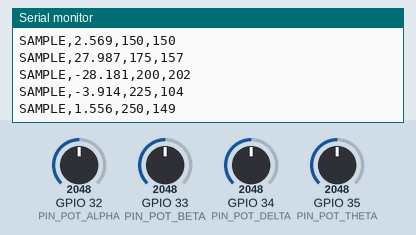
This sketch was run on a simulated ESP32. On the bench: the last lines printed to the serial monitor. The test bench sets the inputs (shaded band); at power-on: GPIO 32 (PIN_POT_ALPHA) = 2048, GPIO 33 (PIN_POT_BETA) = 2048, GPIO 34 (PIN_POT_DELTA) = 2048, GPIO 35 (PIN_POT_THETA) = 2048 (analog values on the 0–4095 scale). WiFi joins after 1.5 s; servers stay silent unless stated; random numbers use the default seed unless the sketch sets one.

Above: at 4.3 s.
4.4 s: GPIO 32 (PIN_POT_ALPHA) set to 2866
At 4.45 s:
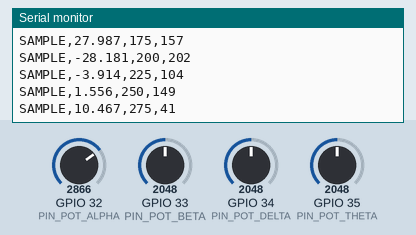
5.9 s: GPIO 33 (PIN_POT_BETA) set to 2866
At 6.01 s:
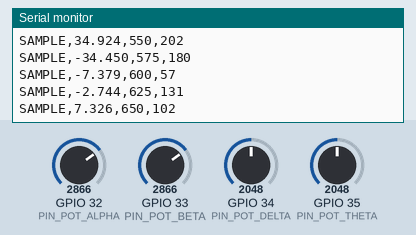
7.4 s: GPIO 34 (PIN_POT_DELTA) set to 2866
At 7.45 s:
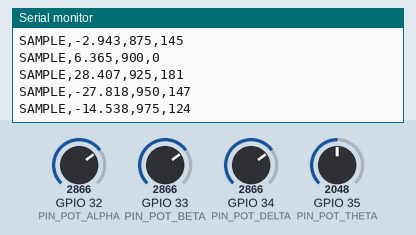
8.9 s: GPIO 35 (PIN_POT_THETA) set to 2866
At 9.0 s:
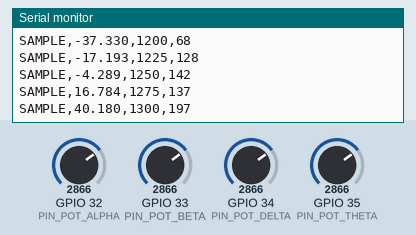
10.4 s: GPIO 32 (PIN_POT_ALPHA) set to 3972
At 10.44 s:
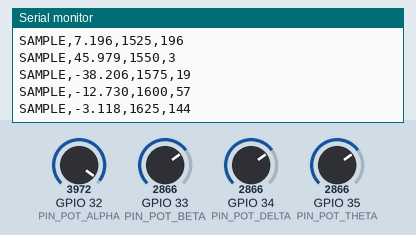
11.9 s: GPIO 33 (PIN_POT_BETA) set to 3972
At 12.0 s:
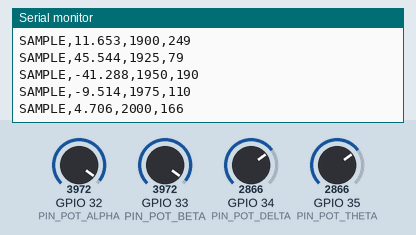
Timing chart, 0 to 14.4 s (numbered marks = the images above; inputs shaded):
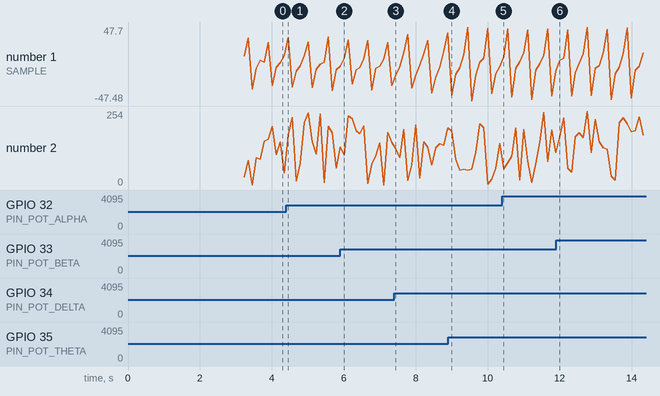

The sketch:

neurosim_wifi_esp32.ino
```cpp
/*
 * ==============================================================================
 * NEUROSIM — ESP32 DevKit V1 Direct Laptop Wi-Fi Telemetry Transmitter
 * ==============================================================================
 *
 * Transmits real-time synthetic/potentiometer EEG waveforms directly to your
 * laptop's Wi-Fi network over high-speed UDP (Port 5005).
 *
 * Hardware Connections (DevKit V1):
 * - Delta Potentiometer (2 Hz) -> GPIO 34 (ADC1_CH6)
 * - Theta Potentiometer (6 Hz) -> GPIO 35 (ADC1_CH7)
 * - Alpha Potentiometer (10 Hz) -> GPIO 32 (ADC1_CH4)
 * - Beta Potentiometer  (20 Hz) -> GPIO 33 (ADC1_CH5)
 *
 * Telemetry Specifications:
 * - Sampling Frequency: 250 Hz (4000 µs interval loop)
 * - Transmission: Direct Wi-Fi UDP Datagrams
 * - Target Laptop Port: 5005 (UDP)
 * - Frame Format: SAMPLE,<microvolts>,<sequence_number>,<checksum>
 * ==============================================================================
 */

#include <WiFi.h>
#include <WiFiUdp.h>

// -----------------------------------------------------------------------------
// 1. Wi-Fi Configuration
// Connect to the same Wi-Fi router as your laptop, or your laptop's Mobile Hotspot
// -----------------------------------------------------------------------------
const char* WIFI_SSID     = "YOUR_WIFI_SSID";      // Replace with your Laptop Hotspot / Wi-Fi SSID
const char* WIFI_PASSWORD = "YOUR_WIFI_PASSWORD";  // Replace with your Wi-Fi Password

// Laptop Wi-Fi Target IP & Port (Displayed on NeuroSim Web Dashboard)
const char* LAPTOP_IP     = "192.168.29.155";      // Replace with your Laptop's Wi-Fi IP
const int   LAPTOP_PORT   = 5005;

WiFiUDP udp;
bool isAPMode = false;

// -----------------------------------------------------------------------------
// 2. Hardware ADC Pin Definitions
// -----------------------------------------------------------------------------
const int PIN_POT_DELTA = 34;
const int PIN_POT_THETA = 35;
const int PIN_POT_ALPHA = 32;
const int PIN_POT_BETA  = 33;

// Clinical Target Frequencies (Hz)
const float FREQ_DELTA = 2.0;
const float FREQ_THETA = 6.0;
const float FREQ_ALPHA = 10.0;
const float FREQ_BETA  = 20.0;

// Sampling Interval (250 Hz = 4,000 microseconds)
const unsigned long SAMPLE_INTERVAL_US = 4000;
unsigned long lastSampleTime = 0;
float timeSeconds = 0.0;
unsigned long sequenceNumber = 0;

void setup() {
  Serial.begin(115200);
  delay(500);
  Serial.println("\n[NeuroSim] Initializing ESP32 Wi-Fi Neural Telemetry Node...");

  pinMode(PIN_POT_DELTA, INPUT);
  pinMode(PIN_POT_THETA, INPUT);
  pinMode(PIN_POT_ALPHA, INPUT);
  pinMode(PIN_POT_BETA, INPUT);
  analogReadResolution(12); // 0 - 4095

  // 1. Attempt connecting to configured Wi-Fi router / Laptop Hotspot
  Serial.printf("[NeuroSim] Connecting to Wi-Fi SSID: %s\n", WIFI_SSID);
  WiFi.mode(WIFI_STA);
  WiFi.begin(WIFI_SSID, WIFI_PASSWORD);

  int attempts = 0;
  while (WiFi.status() != WL_CONNECTED && attempts < 20) {
    delay(400);
    Serial.print(".");
    attempts++;
  }

  if (WiFi.status() == WL_CONNECTED) {
    Serial.println("\n[NeuroSim] Wi-Fi Connected!");
    Serial.printf("[NeuroSim] ESP32 IP: %s\n", WiFi.localIP().toString().c_str());
    Serial.printf("[NeuroSim] Streaming UDP to Laptop: %s:%d + Subnet Broadcast (255.255.255.255)\n", LAPTOP_IP, LAPTOP_PORT);
  } else {
    // 2. Fallback: Create Direct Wi-Fi Access Point (SoftAP)
    Serial.println("\n[NeuroSim NOTICE] Wi-Fi router connection timed out.");
    Serial.println("[NeuroSim] Activating Direct Access Point (SoftAP) Mode...");
    WiFi.disconnect();
    WiFi.mode(WIFI_AP);
    WiFi.softAP("NeuroSim-ESP32-AP", "neurosim123");
    isAPMode = true;
    Serial.println("[NeuroSim] Created Wi-Fi Access Point: 'NeuroSim-ESP32-AP' (Password: neurosim123)");
    Serial.printf("[NeuroSim] ESP32 Gateway IP: %s\n", WiFi.softAPIP().toString().c_str());
    Serial.println("[NeuroSim] Connect your laptop Wi-Fi directly to 'NeuroSim-ESP32-AP' to stream without any external router!");
  }

  udp.begin(5006); // Local UDP listening port

  // 3. Automated Laptop Discovery Handshake (Auto-finds laptop IP)
  if (WiFi.status() == WL_CONNECTED) {
    Serial.println("[NeuroSim] Broadcasting Discovery Beacon to auto-locate laptop on network...");
    const char* discMsg = "DISCOVER,NEUROSIM\n";
    udp.beginPacket(IPAddress(255, 255, 255, 255), LAPTOP_PORT);
    udp.write((const uint8_t*)discMsg, strlen(discMsg));
    udp.endPacket();

    // Listen for DISCOVER_ACK from laptop
    unsigned long discStart = millis();
    while (millis() - discStart < 1000) {
      int packetSize = udp.parsePacket();
      if (packetSize > 0) {
        char reply[64] = {0};
        udp.read(reply, sizeof(reply) - 1);
        if (strncmp(reply, "DISCOVER_ACK", 12) == 0) {
          Serial.printf("[NeuroSim] Handshake Verified! Auto-discovered Laptop Gateway: %s\n", reply);
          break;
        }
      }
      delay(50);
    }
  }
}

void loop() {
  unsigned long currentMicros = micros();

  // 250 Hz precision loop
  if (currentMicros - lastSampleTime >= SAMPLE_INTERVAL_US) {
    lastSampleTime = currentMicros;
    timeSeconds += 0.004; // 1 / 250s
    sequenceNumber++;

    // Read Potentiometers (0.0 to 1.0)
    float amp_delta = (float)analogRead(PIN_POT_DELTA) / 4095.0;
    float amp_theta = (float)analogRead(PIN_POT_THETA) / 4095.0;
    float amp_alpha = (float)analogRead(PIN_POT_ALPHA) / 4095.0;
    float amp_beta  = (float)analogRead(PIN_POT_BETA)  / 4095.0;

    // Amplitude scale in microvolts (uV)
    float scale = 40.0;

    // Synthesize composite EEG waveform
    float s_delta = amp_delta * scale * sin(2.0 * PI * FREQ_DELTA * timeSeconds);
    float s_theta = amp_theta * scale * sin(2.0 * PI * FREQ_THETA * timeSeconds);
    float s_alpha = amp_alpha * scale * sin(2.0 * PI * FREQ_ALPHA * timeSeconds);
    float s_beta  = amp_beta  * scale * sin(2.0 * PI * FREQ_BETA  * timeSeconds);

    // Pseudorandom noise (-5 to +5 uV)
    float noise = ((float)random(-100, 100) / 100.0) * 5.0;
    float waveform = s_delta + s_theta + s_alpha + s_beta + noise;

    // Checksum = (sequenceNumber + (unsigned int)(fabs(waveform) * 100.0)) % 256
    unsigned int checksum = (sequenceNumber + (unsigned int)(fabs(waveform) * 100.0)) % 256;

    // Construct Telemetry Packet
    char packet[64];
    snprintf(packet, sizeof(packet), "SAMPLE,%.3f,%lu,%u", waveform, sequenceNumber, checksum);

    // Send UDP Datagram over Wi-Fi directly to Laptop
    if (WiFi.status() == WL_CONNECTED || isAPMode) {
      // 1. Unicast transmission to configured laptop IP
      udp.beginPacket(LAPTOP_IP, LAPTOP_PORT);
      udp.write((const uint8_t*)packet, strlen(packet));
      udp.endPacket();

      // 2. Subnet Broadcast (255.255.255.255) ensures automatic delivery even if laptop IP changed
      udp.beginPacket(IPAddress(255, 255, 255, 255), LAPTOP_PORT);
      udp.write((const uint8_t*)packet, strlen(packet));
      udp.endPacket();
    }

    // Mirror to USB Serial (1 in every 25 samples for logging)
    if (sequenceNumber % 25 == 0) {
      Serial.println(packet);
    }
  }
}
```

Measured:
- after the input at 5.9 s, the serial monitor: prints a new line after 0.11 s (image 2)
- after the input at 7.4 s, the serial monitor: prints a new line after 0.05 s (image 3)
- after the input at 11.9 s, the serial monitor: prints a new line after 0.10 s (image 6)
- plotted number 1: 10.47 → -2.74 after the input at 4.4 s, -2.74 → -27.82 after the input at 5.9 s, -27.82 → 40.18 after the input at 7.4 s, 40.18 → -3.12 after the input at 8.9 s, -3.12 → -9.51 after the input at 10.4 s
- plotted number 2: 41 → 131 after the input at 4.4 s, 131 → 147 after the input at 5.9 s, 147 → 197 after the input at 7.4 s, 197 → 144 after the input at 8.9 s, 144 → 110 after the input at 10.4 s
